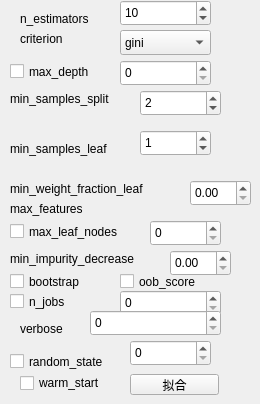
         <widget class="QWidget" name="page_45">
          <widget class="QPushButton" name="model_classifier_OriginalRandomForest">
           <property name="geometry">
            <rect>
             <x>130</x>
             <y>374</y>
             <width>89</width>
             <height>21</height>
            </rect>
           </property>
           <property name="text">
            <string>拟合</string>
           </property>
          </widget>
          <widget class="QLabel" name="label_47">
           <property name="geometry">
            <rect>
             <x>20</x>
             <y>10</y>
             <width>91</width>
             <height>17</height>
            </rect>
           </property>
           <property name="text">
            <string>n_estimators</string>
           </property>
          </widget>
          <widget class="QSpinBox" name="spinBox_classifier_OriginalRandomForest_n_estimators">
           <property name="geometry">
            <rect>
             <x>120</x>
             <y>0</y>
             <width>91</width>
             <height>26</height>
            </rect>
           </property>
           <property name="maximum">
            <number>999999999</number>
           </property>
           <property name="value">
            <number>10</number>
           </property>
          </widget>
          <widget class="QLabel" name="label_48">
           <property name="geometry">
            <rect>
             <x>20</x>
             <y>30</y>
             <width>67</width>
             <height>17</height>
            </rect>
           </property>
           <property name="text">
            <string>criterion</string>
           </property>
          </widget>
          <widget class="QComboBox" name="comboBox_classifier_OriginalRandomForest_criterion">
           <property name="geometry">
            <rect>
             <x>120</x>
             <y>30</y>
             <width>91</width>
             <height>25</height>
            </rect>
           </property>
           <item>
            <property name="text">
             <string>gini</string>
            </property>
           </item>
           <item>
            <property name="text">
             <string>entropy</string>
            </property>
           </item>
          </widget>
          <widget class="QCheckBox" name="checkBox_classifier_OriginalRandomForest_max_depth">
           <property name="geometry">
            <rect>
             <x>10</x>
             <y>60</y>
             <width>101</width>
             <height>23</height>
            </rect>
           </property>
           <property name="text">
            <string>max_depth</string>
           </property>
          </widget>
          <widget class="QSpinBox" name="spinBox_classifier_OriginalRandomForest_max_depth">
           <property name="geometry">
            <rect>
             <x>120</x>
             <y>60</y>
             <width>91</width>
             <height>26</height>
            </rect>
           </property>
          </widget>
          <widget class="QLabel" name="label_49">
           <property name="geometry">
            <rect>
             <x>10</x>
             <y>90</y>
             <width>131</width>
             <height>17</height>
            </rect>
           </property>
           <property name="text">
            <string>min_samples_split</string>
           </property>
          </widget>
          <widget class="QSpinBox" name="spinBox_classifier_OriginalRandomForest_min_samples_split">
           <property name="geometry">
            <rect>
             <x>140</x>
             <y>90</y>
             <width>81</width>
             <height>26</height>
            </rect>
           </property>
           <property name="value">
            <number>2</number>
           </property>
          </widget>
          <widget class="QLabel" name="label_50">
           <property name="geometry">
            <rect>
             <x>10</x>
             <y>140</y>
             <width>121</width>
             <height>17</height>
            </rect>
           </property>
           <property name="text">
            <string>min_samples_leaf</string>
           </property>
          </widget>
          <widget class="QSpinBox" name="spinBox_classifier_OriginalRandomForest_min_samples_leaf">
           <property name="geometry">
            <rect>
             <x>140</x>
             <y>130</y>
             <width>71</width>
             <height>26</height>
            </rect>
           </property>
           <property name="value">
            <number>1</number>
           </property>
          </widget>
          <widget class="QLabel" name="label_51">
           <property name="geometry">
            <rect>
             <x>10</x>
             <y>180</y>
             <width>181</width>
             <height>17</height>
            </rect>
           </property>
           <property name="text">
            <string>min_weight_fraction_leaf</string>
           </property>
          </widget>
          <widget class="QDoubleSpinBox" name="doubleSpinBox_classifier_OriginalRandomForest_min_weight_fraction_leaf">
           <property name="geometry">
            <rect>
             <x>190</x>
             <y>180</y>
             <width>61</width>
             <height>26</height>
            </rect>
           </property>
          </widget>
          <widget class="QLabel" name="label_52">
           <property name="geometry">
            <rect>
             <x>10</x>
             <y>200</y>
             <width>211</width>
             <height>17</height>
            </rect>
           </property>
           <property name="text">
            <string>max_features</string>
           </property>
          </widget>
          <widget class="QCheckBox" name="checkBox_classifier_OriginalRandomForest_max_leaf_nodes">
           <property name="geometry">
            <rect>
             <x>10</x>
             <y>220</y>
             <width>131</width>
             <height>23</height>
            </rect>
           </property>
           <property name="text">
            <string>max_leaf_nodes</string>
           </property>
          </widget>
          <widget class="QSpinBox" name="spinBox_classifier_OriginalRandomForest_max_leaf_nodes">
           <property name="geometry">
            <rect>
             <x>150</x>
             <y>220</y>
             <width>71</width>
             <height>26</height>
            </rect>
           </property>
          </widget>
          <widget class="QLabel" name="label_53">
           <property name="geometry">
            <rect>
             <x>10</x>
             <y>250</y>
             <width>161</width>
             <height>17</height>
            </rect>
           </property>
           <property name="text">
            <string>min_impurity_decrease </string>
           </property>
          </widget>
          <widget class="QDoubleSpinBox" name="doubleSpinBox_classifier_OriginalRandomForest_min_impurity_decrease">
           <property name="geometry">
            <rect>
             <x>170</x>
             <y>250</y>
             <width>61</width>
             <height>26</height>
            </rect>
           </property>
          </widget>
          <widget class="QCheckBox" name="checkBox_classifier_OriginalRandomForest_bootstrap">
           <property name="geometry">
            <rect>
             <x>10</x>
             <y>270</y>
             <width>92</width>
             <height>23</height>
            </rect>
           </property>
           <property name="text">
            <string>bootstrap</string>
           </property>
          </widget>
          <widget class="QCheckBox" name="checkBox_classifier_OriginalRandomForest_oob_score">
           <property name="geometry">
            <rect>
             <x>120</x>
             <y>270</y>
             <width>92</width>
             <height>23</height>
            </rect>
           </property>
           <property name="text">
            <string>oob_score</string>
           </property>
          </widget>
          <widget class="QSpinBox" name="spinBox_classifier_OriginalRandomForest_n_jobs">
           <property name="geometry">
            <rect>
             <x>120</x>
             <y>290</y>
             <width>101</width>
             <height>26</height>
            </rect>
           </property>
           <property name="maximum">
            <number>999999999</number>
           </property>
          </widget>
          <widget class="QCheckBox" name="checkBox_classifier_OriginalRandomForest_random_state">
           <property name="geometry">
            <rect>
             <x>10</x>
             <y>350</y>
             <width>121</width>
             <height>23</height>
            </rect>
           </property>
           <property name="text">
            <string>random_state </string>
           </property>
          </widget>
          <widget class="QSpinBox" name="spinBox_classifier_OriginalRandomForest_random_state">
           <property name="geometry">
            <rect>
             <x>130</x>
             <y>340</y>
             <width>81</width>
             <height>26</height>
            </rect>
           </property>
           <property name="maximum">
            <number>999999999</number>
           </property>
          </widget>
          <widget class="QCheckBox" name="checkBox_classifier_OriginalRandomForest_warm_start">
           <property name="geometry">
            <rect>
             <x>20</x>
             <y>373</y>
             <width>101</width>
             <height>20</height>
            </rect>
           </property>
           <property name="text">
            <string>warm_start </string>
           </property>
          </widget>
          <widget class="QLabel" name="label_55">
           <property name="geometry">
            <rect>
             <x>20</x>
             <y>320</y>
             <width>67</width>
             <height>17</height>
            </rect>
           </property>
           <property name="text">
            <string>verbose</string>
           </property>
          </widget>
          <widget class="QSpinBox" name="spinBox_classifier_OriginalRandomForest_verbose">
           <property name="geometry">
            <rect>
             <x>90</x>
             <y>310</y>
             <width>131</width>
             <height>26</height>
            </rect>
           </property>
           <property name="maximum">
            <number>999999999</number>
           </property>
          </widget>
          <widget class="QCheckBox" name="checkBox_classifier_OriginalRandomForest_n_jobs">
           <property name="geometry">
            <rect>
             <x>10</x>
             <y>290</y>
             <width>92</width>
             <height>23</height>
            </rect>
           </property>
           <property name="text">
            <string>n_jobs</string>
           </property>
          </widget>
         </widget>
